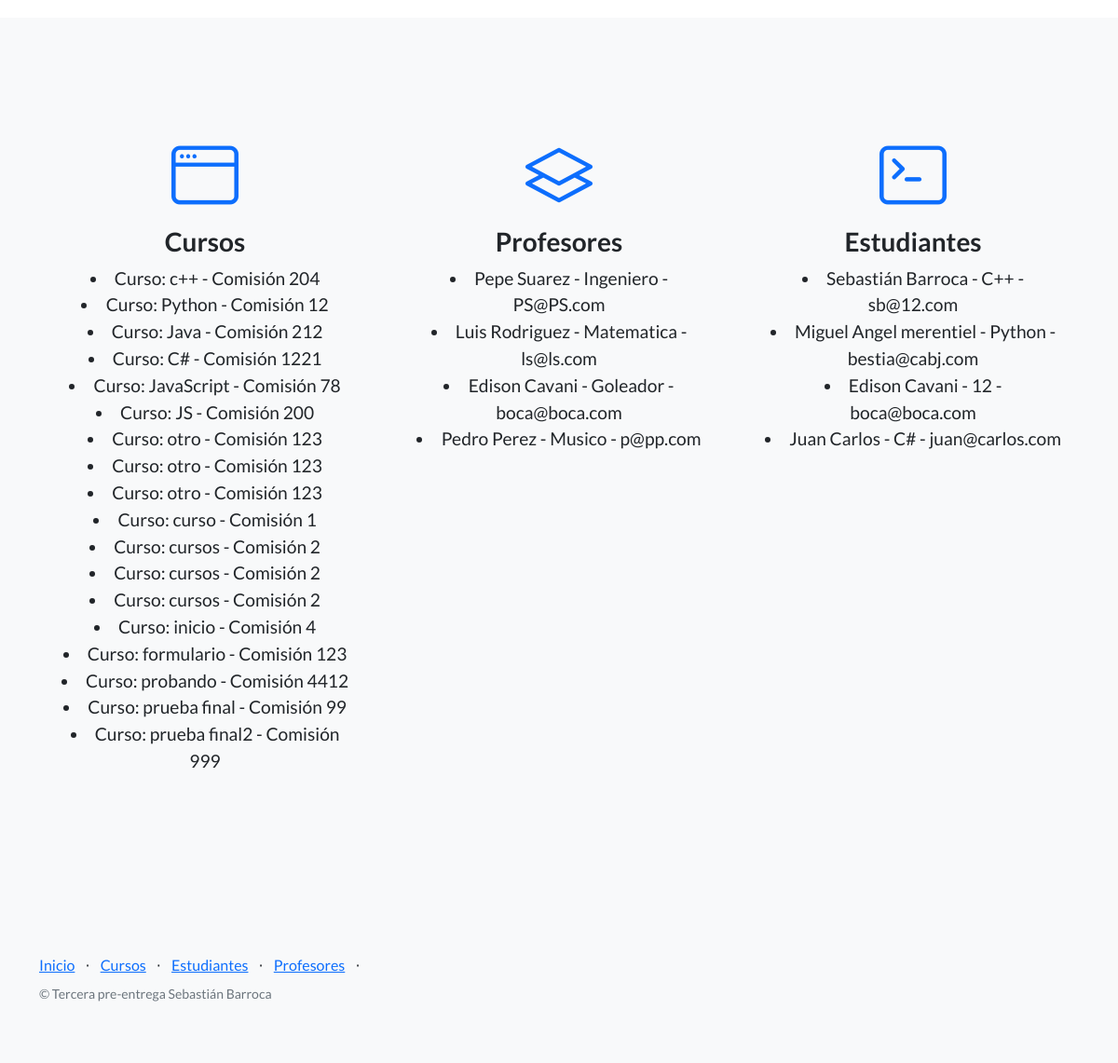
Before: / (lower part) with the older database file.
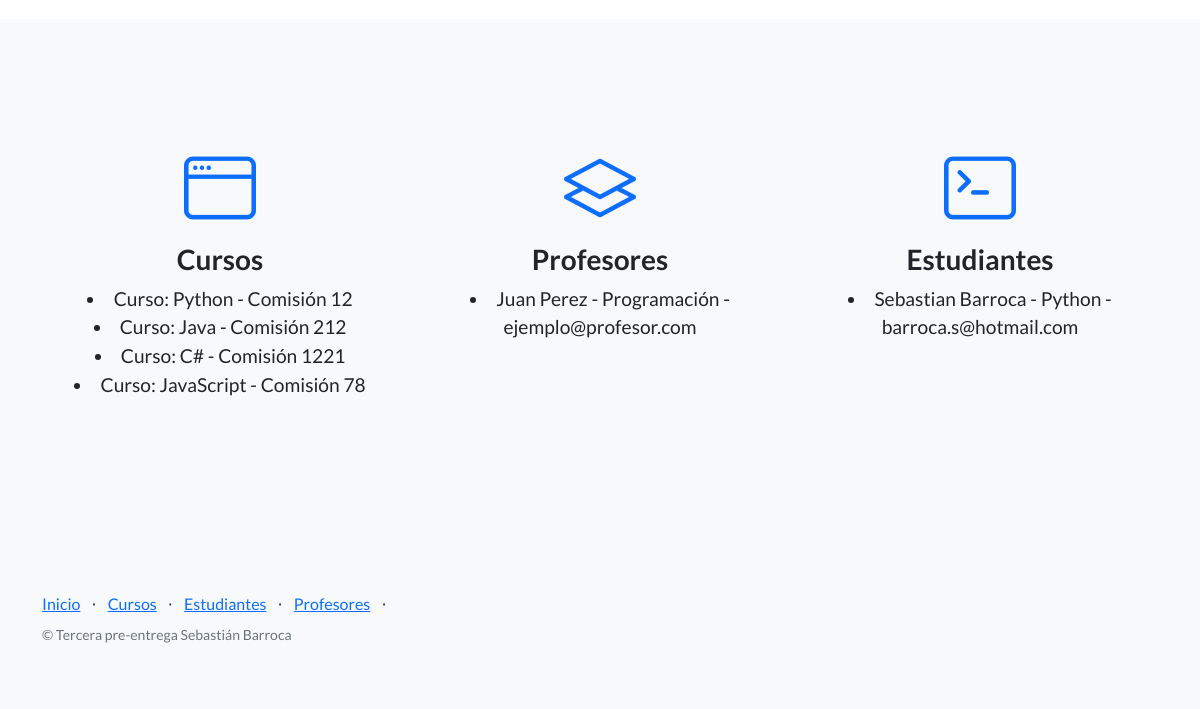
After: the same page with the newer database file.
### formularios/models.py (models this page shows)
class Curso(models.Model):
    nombre=models.CharField(max_length=30)
    comision=models.IntegerField()

class Profesor(models.Model):
    nombre=models.CharField(max_length=30)
    apellido=models.CharField(max_length=30)
    email=models.EmailField()
    especialidad=models.CharField(max_length=30)

class Estudiante(models.Model):
    nombre=models.CharField(max_length=30)
    apellido=models.CharField(max_length=30)
    curso=models.CharField(max_length=30, null=True)
    email=models.EmailField()

### formularios/views.py (the view)
# urls.py: path('', inicio,name="inicio"),
def inicio(request):
    cursos = Curso.objects.all()
    profesores = Profesor.objects.all()
    estudiantes = Estudiante.objects.all()
    return render(request,"plantillas/inicio.html",{"cursos": cursos, "profesores": profesores, "estudiantes": estudiantes})

### formularios/templates/plantillas/inicio.html (shortened to what this page needs)
{% extends 'plantillas/base.html' %}
{% load static %}
{% block adicional %}
<br>
<h5 > - Para poder completar los formularios, dirijase a las pestañas correspondientes</h5><br>
<div class="form-container">
</div>
<section class="features-icons bg-light text-center">
    <div class="container">
        <div class="row">
            <div class="col-lg-4">
                <div class="features-icons-item mx-auto mb-5 mb-lg-0 mb-lg-3">
                    <div class="features-icons-icon d-flex"><i class="bi-window m-auto text-primary"></i></div>
                    <h3>Cursos</h3>
                    <p class="lead mb-0">
                        {% for curso in  cursos %}
                        <li style="font-size:larger;">Curso: {{curso.nombre}} - Comisión  {{curso.comision}} </li>
                        {% endfor %}</p>
                </div>
            </div>
            <div class="col-lg-4">
                <div class="features-icons-item mx-auto mb-5 mb-lg-0 mb-lg-3">
                    <div class="features-icons-icon d-flex"><i class="bi-layers m-auto text-primary"></i></div>
                    <h3>Profesores</h3>
                    <p class="lead mb-0">
                        {% for n in  profesores %}
                        <li style="font-size:larger;"> {{n.nombre}} {{n.apellido}} - {{n.especialidad}} - {{n.email}} </li>
                        {% endfor %}</p>
                </div>
            </div>
            <div class="col-lg-4">
                <div class="features-icons-item mx-auto mb-0 mb-lg-3">
                    <div class="features-icons-icon d-flex"><i class="bi-terminal m-auto text-primary"></i></div>
                    <h3>Estudiantes</h3>
                    <p class="lead mb-0">
                        {% for n in  estudiantes %}
                        <li style="font-size:larger;"> {{n.nombre}} {{n.apellido}} - {{n.curso}} - {{n.email}} </li>
                        {% endfor %}</p>
                </div>
            </div>
        </div>
    </div>
</section>
{% endblock  %}

### formularios/templates/plantillas/base.html (shortened to what this page needs)
{% load static %}
<!DOCTYPE html>
<html lang="en">
    <head>
        <link href="https://cdn.jsdelivr.net/npm/bootstrap-icons@1.5.0/font/bootstrap-icons.css" rel="stylesheet" type="text/css" />
        <link href="{% static 'estaticos/css/styles.css' %}" rel="stylesheet" />
    </head>
    <body>
{% block adicional %} {% endblock  %}
        <footer class="footer bg-light">
            <div class="container">
                <div class="row">
                    <div class="col-lg-6 h-100 text-center text-lg-start my-auto">
                        <ul class="list-inline mb-2">
                            <li class="list-inline-item"><a href=" {% url 'inicio'%} ">Inicio</a></li>
                            <li class="list-inline-item">⋅</li>
                            <li class="list-inline-item"><a href="{%url 'curso'%}">Cursos</a></li>
                            <li class="list-inline-item">⋅</li>
                            <li class="list-inline-item"><a href="{%url 'estudiantes'%}">Estudiantes</a></li>
                            <li class="list-inline-item">⋅</li>
                            <li class="list-inline-item"><a href="{%url 'profesores'%}">Profesores</a></li>
                            <li class="list-inline-item">⋅</li>
                        </ul>
                        <p class="text-muted small mb-4 mb-lg-0">&copy; Tercera pre-entrega Sebastián Barroca</p>
                    </div>
                </div>
            </div>
        </footer>
    </body>
</html>

### formularios/templates/plantillas/inicio.html (style rules this page uses)
.form-container { display: flex; justify-content: space-between; align-items: center; padding: 20px; }

Changed rows visible on the page:
removed Curso: nombre "c++", comision "204"
removed Curso: nombre "JS", comision "200"
removed Curso: nombre "otro", comision "123"
removed Curso: nombre "otro", comision "123"
removed Curso: nombre "otro", comision "123"
removed Curso: nombre "curso", comision "1"
removed Curso: nombre "cursos", comision "2"
removed Curso: nombre "cursos", comision "2"
removed Curso: nombre "cursos", comision "2"
removed Curso: nombre "inicio", comision "4"
removed Curso: nombre "formulario", comision "123"
removed Curso: nombre "probando", comision "4412"
removed Curso: nombre "prueba final", comision "99"
removed Curso: nombre "prueba final2", comision "999"
removed Profesor: nombre "Pepe", apellido "Suarez", especialidad "Ingeniero", email "PS@PS.com"
removed Profesor: nombre "Luis", apellido "Rodriguez", especialidad "Matematica", email "ls@ls.com"
removed Profesor: nombre "Edison", apellido "Cavani", especialidad "Goleador", email "boca@boca.com"
removed Profesor: nombre "Pedro", apellido "Perez", especialidad "Musico", email "p@pp.com"
removed Estudiante: nombre "Miguel Angel", apellido "merentiel", curso "Python", email "bestia@cabj.com"
removed Estudiante: nombre "Edison", apellido "Cavani", curso "12", email "boca@boca.com"
removed Estudiante: nombre "Juan", apellido "Carlos", curso "C#", email "juan@carlos.com"
added Profesor: nombre "Juan", apellido "Perez", especialidad "Programación", email "ejemplo@profesor.com"
changed Estudiante "Barroca": nombre "Sebastián" → "Sebastian"; curso "C++" → "Python"; email "sb@12.com" → "barroca.s@hotmail.com"
